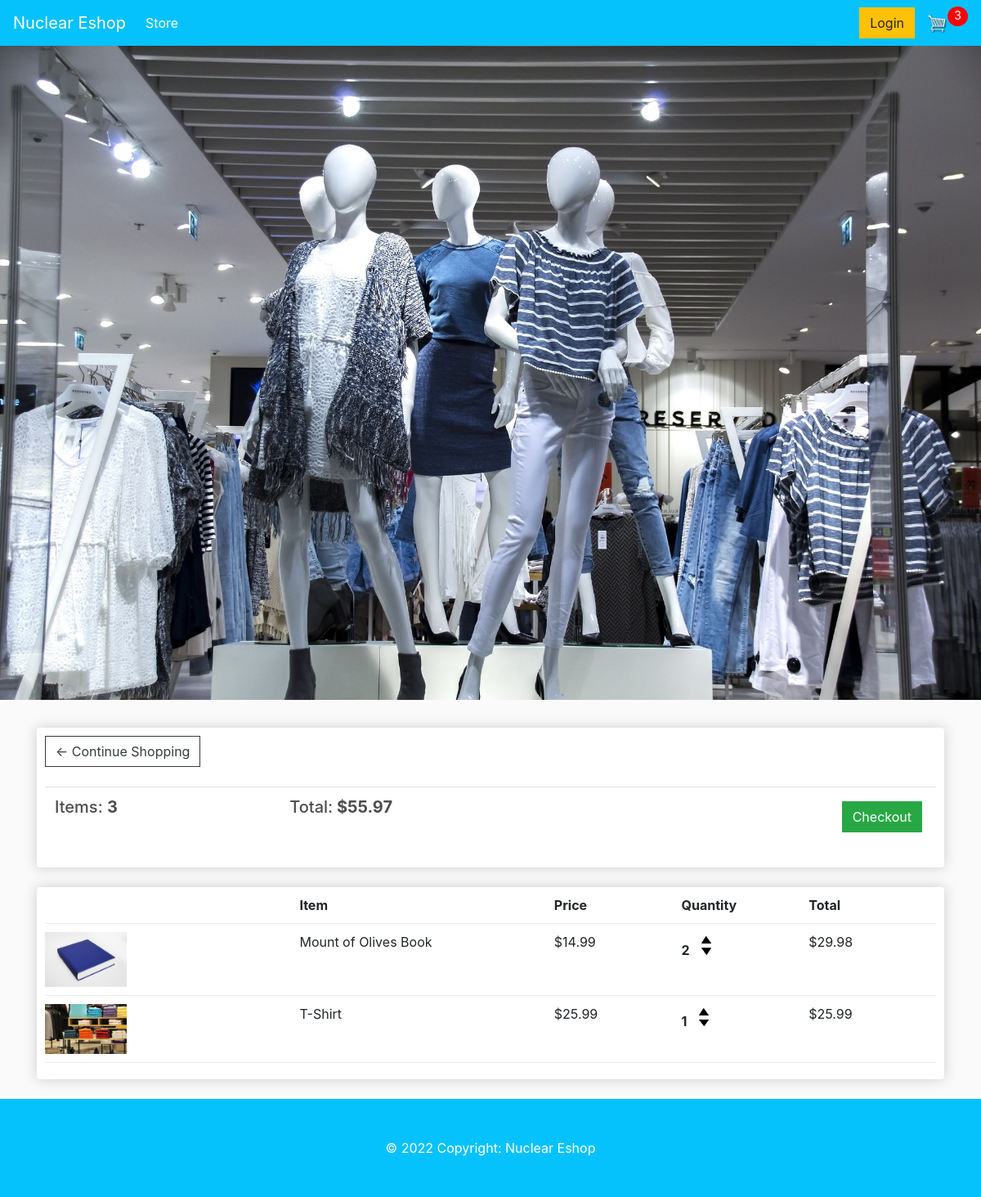
The app's page /cart/ (signed in) with its own data.
### store/models.py (models this page shows, shortened)
class Order(models.Model):
    customer = models.ForeignKey(Customer, on_delete=models.SET_NULL, null=True)
    date_ordered = models.DateTimeField(auto_now_add=True)
    complete = models.BooleanField(default=False, null=True, blank=False)
    trasaction_id = models.CharField(max_length=100, null=True)
    @property
    def get_cart_total(self):
        orderitem = self.orderitem_set.all()
        total = sum([item.get_total for item in orderitem])
        return total
    @property
    def get_cart_items(self):
        orderitem = self.orderitem_set.all()
        total = sum([item.quantity for item in orderitem])
        return total

class OrderItem(models.Model):
    product = models.ForeignKey(Product, on_delete=models.SET_NULL, null=True)
    order = models.ForeignKey(Order, on_delete=models.SET_NULL, blank=True, null=True)
    quantity = models.IntegerField(default=0, null=True, blank=True)
    date_added = models.DateTimeField(auto_now_add=True)
    @property
    def get_total(self):
        total = self.product.price * self.quantity
        return total

class Product(models.Model):
    name = models.CharField(max_length=200, null=True)
    price = models.DecimalField(max_digits=7, decimal_places=2)
    digital = models.BooleanField(default=False)
    image = models.ImageField(null=True, blank=True)
    @property
    def imageURL(self):
        try:
            url = self.image.url
        except:
            url = ''
        return url

### store/views.py (the view)
# urls.py: path('cart/', views.cart, name="cart"),
def cart(request):
    data = cartData(request)
    cartItems = data['cartItems']
    order = data['order']
    items = data['items']
    context = {'items': items, 'order': order, 'cartItems': cartItems}
    return render(request, 'store/cart.html', context)

### store/utils.py (called while the page is built)
def cartData(request):
	if request.user.is_authenticated:
		customer = request.user.customer
		order, created = Order.objects.get_or_create(customer=customer, complete=False)
		items = order.orderitem_set.all()
		cartItems = order.get_cart_items
	else:
		cookieData = cookieCart(request)
		cartItems = cookieData['cartItems']
		order = cookieData['order']
		items = cookieData['items']
	return {'cartItems':cartItems ,'order':order, 'items':items}

### store/templates/store/cart.html
{% extends 'store/main.html' %}
{% load static %}
{% block content %}
	<div class="row">
		<div class="col-lg-12">
			<div class="box-element">
				<a  class="btn btn-outline-dark" href="{% url 'store' %}">&#x2190; Continue Shopping</a>
				<br>
				<br>
				<table class="table">
					<tr>
						<th><h5>Items: <strong>{{order.get_cart_items}}</strong></h5></th>
						<th><h5>Total:<strong> ${{order.get_cart_total|floatformat:2}}</strong></h5></th>
						<th>
							<a  style="float:right; margin:5px;" class="btn btn-success" href="{% url 'checkout' %}">Checkout</a>
						</th>
					</tr>
				</table>
			</div>
			<br>
			<div class="box-element">
				<div class="cart-row">
					<div style="flex:2"></div>
					<div style="flex:2"><strong>Item</strong></div>
					<div style="flex:1"><strong>Price</strong></div>
					<div style="flex:1"><strong>Quantity</strong></div>
					<div style="flex:1"><strong>Total</strong></div>
				</div>
				{% for item in items %}
				<div class="cart-row">
					<div style="flex:2"><img class="row-image" src="{{item.product.imageURL}}"></div>
					<div style="flex:2"><p>{{item.product.name}}</p></div>
					<div style="flex:1"><p>${{item.product.price|floatformat:2}}</p></div>
					<div style="flex:1">
						<p class="quantity">{{item.quantity}}</p>
						<div class="quantity">
							<img data-product="{{item.product.id}}" data-action="add" class="chg-quantity update-cart" src="{% static  'images/arrow-up.png' %}">
							<img data-product="{{item.product.id}}" data-action="remove" class="chg-quantity update-cart" src="{% static  'images/arrow-down.png' %}">
						</div>
					</div>
					<div style="flex:1"><p>${{item.get_total|floatformat:2}}</p></div>
				</div>
				{% endfor %}
			</div>
		</div>
	</div>
{% endblock content %}

### static/css/main.css (style rules this page uses)
body { background-color: hsl(0, 0%, 98%); }
h1,h2,h3,h4,h5,h6 { color:hsl(0, 0%, 30%); }
.box-element { box-shadow:hsl(0, 0%, 80%) 0 0 16px; background-color: #fff; border-radius: 4px; padding: 10px; }
.col-lg-4, .col-lg-6, .col-lg-8, .col-lg-12 { margin-top: 10px; }
.btn { border-radius: 0; }
.row-image { width: 100px; }
.cart-row { display: flex; align-items: flex-stretch; padding-bottom: 10px; margin-bottom: 10px; border-bottom: 1px solid #ececec; }
.quantity { display: inline-block; font-weight: 700; padding-right:10px; }
.chg-quantity { width: 12px; cursor: pointer; display: block; margin-top: 5px; transition:.1s; }

### records on screen
Order: get_cart_items "3", get_cart_total "55.97"
OrderItem: product.imageURL (picture), product.name "Mount of Olives Book", product.price "14.99", quantity "2", get_total "29.98"
OrderItem: product.imageURL (picture), product.name "T-Shirt", product.price "25.99", quantity "1", get_total "25.99"

### other values on screen
{{ cartItems }} "3"
